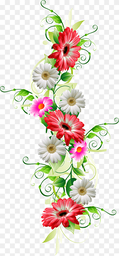
#> input picture additional_exerices/6.19_colorization_with_total_variation_regularization/flower.png, 119 x 256 px, shrunk from 360 x 773 before the run
$ python sol.py
#> lines starting #> are read from the running program, lines starting #| are printed output that depends on the picture; after the words box and inside, x2 and y2 are one past the last pixel; in counts of white or black regions, pixels touching at a corner belong together
import matplotlib.image as mpimg
import matplotlib.pyplot as plt
import numpy as np
from scipy.optimize import minimize

# Load the original image
img = mpimg.imread("flower.png")
#> img is the input picture: shape (256, 119, 3) float32; mean R, G, B 0.895, 0.86, 0.822
img = img[:, :, 0:3]  # Ensure it's RGB
m, n, _ = img.shape
#> m = 256; n = 119

# Generate the monochrome image
M = 0.299 * img[:, :, 0] + 0.587 * img[:, :, 1] + 0.114 * img[:, :, 2]
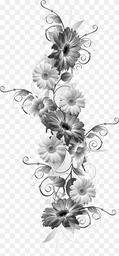
#> M: shape (256, 119) float32; min 0, max 1, mean 0.866

# Randomly select known indices
np.random.seed(5)
known_ind = np.where(np.random.rand(m, n) >= 0.90)

# Extract known color values
R_known = img[:, :, 0][known_ind]
#> R_known = 3095 values, max 1 at index 0, min 0 at index 501, mean 0.893
G_known = img[:, :, 1][known_ind]
#> G_known = 3095 values, max 1 at index 0, min 0 at index 370, mean 0.86
B_known = img[:, :, 2][known_ind]
#> B_known = 3095 values, max 1 at index 0, min 0 at index 370, mean 0.823

# Initialize the given image with known values
R_given = np.copy(M)
R_given[known_ind] = R_known
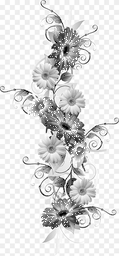
#> R_given: shape (256, 119) float32; 6.84% of pixels changed, all inside (x1, y1, x2, y2) = (0, 0, 119, 256)
G_given = np.copy(M)
G_given[known_ind] = G_known
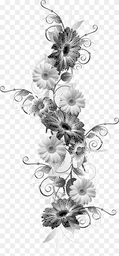
#> G_given: shape (256, 119) float32; 6.84% of pixels changed, all inside (x1, y1, x2, y2) = (0, 0, 119, 256)
B_given = np.copy(M)
B_given[known_ind] = B_known
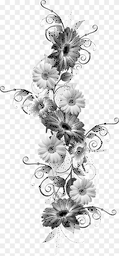
#> B_given: shape (256, 119) float32; 6.84% of pixels changed, all inside (x1, y1, x2, y2) = (0, 0, 119, 256)

# Save the monochrome image with known pixels colored
def save_img(filename, R, G, B):
#> called with filename = 'flower_mono.png'
    img = np.stack((np.array(R), np.array(G), np.array(B)), axis=2)
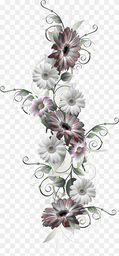
#> img: shape (256, 119, 3) float32; mean of channels 0, 1, 2 0.869, 0.865, 0.862; drawn as R, G, B
    plt.tick_params(
        axis="both",
        which="both",
        labelleft=False,
        labelbottom=False,
        bottom=False,
        top=False,
        right=False,
        left=False,
    )
    plt.imshow(img)
    plt.savefig(filename, bbox_inches="tight", pad_inches=0.0)


save_img("flower_mono.png", R_given, G_given, B_given)

# Total variation regularization function
def total_variation(X, M, known_ind, R_known, G_known, B_known, m, n):
    R = X[: m * n].reshape((m, n))
    G = X[m * n : 2 * m * n].reshape((m, n))
    B = X[2 * m * n :].reshape((m, n))

    # Total variation term
    tv = 0
    for i in range(m - 1):
        for j in range(n - 1):
            grad = np.array(
                [
                    R[i, j] - R[i, j + 1],
                    G[i, j] - G[i, j + 1],
                    B[i, j] - B[i, j + 1],
                    R[i, j] - R[i + 1, j],
                    G[i, j] - G[i + 1, j],
                    B[i, j] - B[i + 1, j],
                ]
            )
            tv += np.linalg.norm(grad)

    # Consistency with monochrome image
    consistency = np.sum((0.299 * R + 0.587 * G + 0.114 * B - M) ** 2)

    # Consistency with known values
    R[known_ind] = R_known
    G[known_ind] = G_known
    B[known_ind] = B_known

    return tv + consistency


# Optimization
def colorize(M, R_known, G_known, B_known, known_ind, m, n):
    # Initial guess (flattened arrays)
#> called with R_known = array of shape (3095,), G_known = array of shape (3095,), B_known = array of shape (3095,), m = 256, n = 119
    R_init = np.copy(M).flatten()
    G_init = np.copy(M).flatten()
    B_init = np.copy(M).flatten()
    X_init = np.concatenate([R_init, G_init, B_init])

    # Bounds for the optimization (values must be in [0, 1])
    bounds = [(0, 1)] * len(X_init)
#> bounds = 91392 items

    # Minimize the total variation
    result = minimize(
        total_variation,
        X_init,
        args=(M, known_ind, R_known, G_known, B_known, m, n),
        bounds=bounds,
        method="L-BFGS-B",
    )

    # Extract the optimized R, G, B channels
    X_opt = result.x
    R_opt = X_opt[: m * n].reshape((m, n))
    G_opt = X_opt[m * n : 2 * m * n].reshape((m, n))
    B_opt = X_opt[2 * m * n :].reshape((m, n))

    return R_opt, G_opt, B_opt


# Perform colorization
#> (the run stopped early here; a loop or call above may not have finished)
